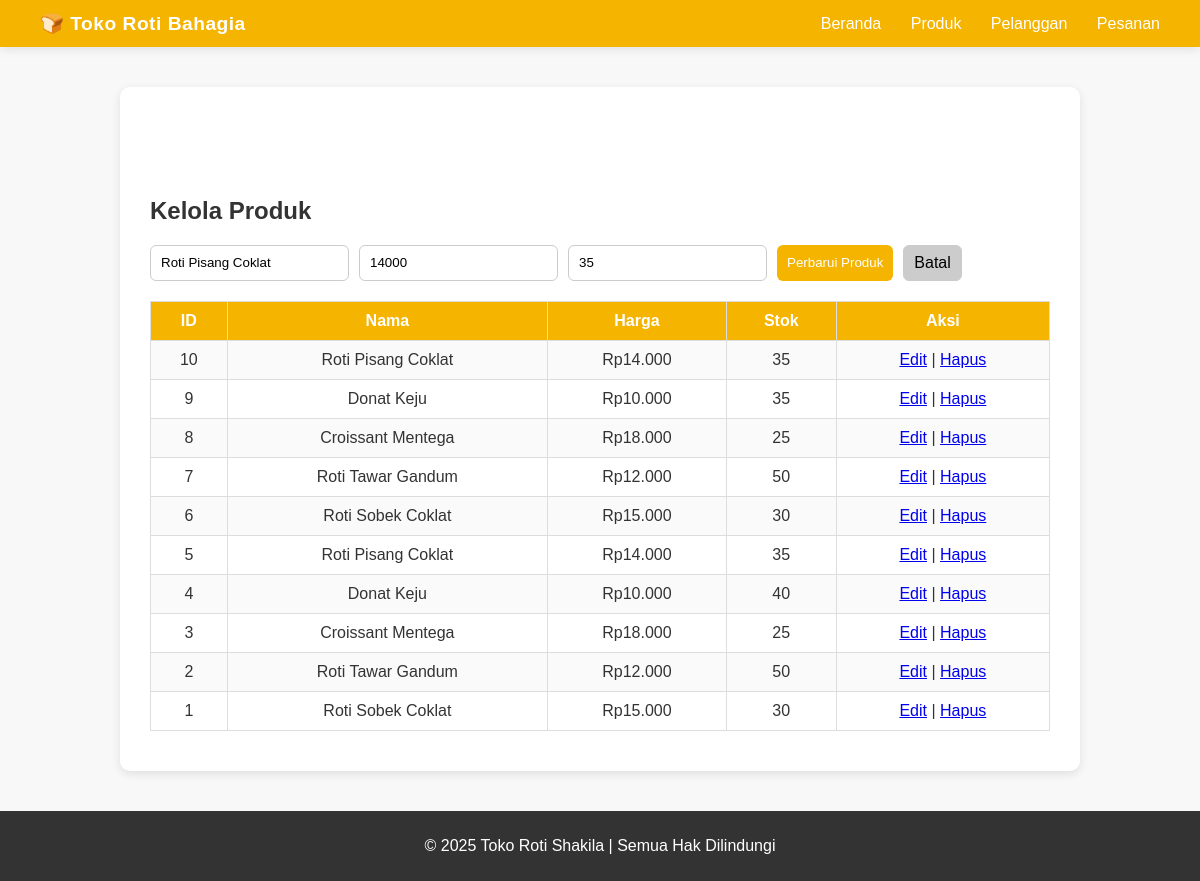
The app's page /?page=produk&edit=10 with its own data.
### tables this page shows
CREATE TABLE `produk` (
  `id_produk` int(11) NOT NULL,
  `nama_produk` varchar(100) NOT NULL,
  `harga` int(11) NOT NULL,
  `stok` int(11) DEFAULT 0
);

### config/db.php (called while the page is built, shortened)
<?php
class Database
{
    private $host = "localhost";
    private $username = "root";
    private $password = "";
    private $dbname = "toko_roti";
    public function __construct()
    {
        try {
            $this->conn = new PDO("mysql:host=$this->host;dbname=$this->dbname", $this->username, $this->password);
        } catch (PDOException $e) {
            echo "Connection failed: " . $e->getMessage();
        }
    }
}
?>

### class/Produk.php (called while the page is built, shortened)
<?php
require_once 'config/db.php';
class Produk
{
    private $db;
    public function __construct()
    {
        $this->db = (new Database())->conn;
    }
    public function getAllProduk()
    {
        $stmt = $this->db->query("SELECT * FROM produk ORDER BY id_produk DESC");
        return $stmt->fetchAll(PDO::FETCH_ASSOC);
    }
    public function getProdukById($id)
    {
        $stmt = $this->db->prepare("SELECT * FROM produk WHERE id_produk = ?");
        $stmt->execute([$id]);
        return $stmt->fetch(PDO::FETCH_ASSOC);
    }
}
?>

### view/produk.php (the view, shortened to what this page needs)
<?php
$data = $produk->getAllProduk();
$edit = isset($_GET['edit']) ? $produk->getProdukById($_GET['edit']) : null;
?>
<section>
    <h2>Kelola Produk</h2>
    <form method="POST">
        <input type="text" name="nama" placeholder="Nama Produk" required value="<?= $edit['nama_produk'] ?? '' ?>">
        <input type="number" name="harga" placeholder="Harga" required value="<?= $edit['harga'] ?? '' ?>">
        <input type="number" name="stok" placeholder="Stok" required value="<?= $edit['stok'] ?? '' ?>">
        <button type="submit" name="<?= $edit ? 'update' : 'add' ?>">
            <?= $edit ? 'Perbarui' : 'Tambah' ?> Produk
        </button>
        <?php if ($edit): ?>
            <a href="?page=produk" class="btn-cancel">Batal</a>
        <?php endif; ?>
    </form>
    <table>
        <tr>
            <th>ID</th>
            <th>Nama</th>
            <th>Harga</th>
            <th>Stok</th>
            <th>Aksi</th>
        </tr>
        <?php foreach ($data as $p): ?>
            <tr>
                <td><?= $p['id_produk'] ?></td>
                <td><?= $p['nama_produk'] ?></td>
                <td>Rp<?= number_format($p['harga'], 0, ',', '.') ?></td>
                <td><?= $p['stok'] ?></td>
                <td>
                    <a href="?page=produk&edit=<?= $p['id_produk'] ?>">Edit</a> |
                    <a href="?page=produk&delete=<?= $p['id_produk'] ?>"
                        onclick="return confirm('Hapus produk ini?')">Hapus</a>
                </td>
            </tr>
        <?php endforeach; ?>
    </table>
</section>

### style.css (style rules this page uses)
body { font-family: 'Poppins', sans-serif; margin: 0; background: #f8f8f8; color: #333; }
body { margin: 0; font-family: 'Poppins', sans-serif; background: #f8f8f8; color: #333; }
table { width: 100%; border-collapse: collapse; margin-top: 15px; }
th, td { border: 1px solid #ddd; padding: 10px; text-align: center; }
th { background: #f4b400; color: white; }
tr:nth-child(even) { background: #fafafa; }
form { margin-bottom: 20px; display: flex; gap: 10px; flex-wrap: wrap; }
form input, form select, form button, .btn-cancel { padding: 8px 10px; border: 1px solid #ccc; border-radius: 6px; font-family: inherit; }
form button { background: #f4b400; color: white; border: none; cursor: pointer; }
.btn-cancel { background: #ccc; text-decoration: none; color: black; }

### records on screen
produk: nama "Roti Pisang Coklat", harga "14000", stok "35", id_produk "10", nama_produk "Roti Pisang Coklat", harga "14.000"
produk: id_produk "9", nama_produk "Donat Keju", harga "10.000", stok "35"
produk: id_produk "8", nama_produk "Croissant Mentega", harga "18.000", stok "25"
produk: id_produk "7", nama_produk "Roti Tawar Gandum", harga "12.000", stok "50"
produk: id_produk "6", nama_produk "Roti Sobek Coklat", harga "15.000", stok "30"
produk: id_produk "5", nama_produk "Roti Pisang Coklat", harga "14.000", stok "35"
produk: id_produk "4", nama_produk "Donat Keju", harga "10.000", stok "40"
produk: id_produk "3", nama_produk "Croissant Mentega", harga "18.000", stok "25"
produk: id_produk "2", nama_produk "Roti Tawar Gandum", harga "12.000", stok "50"
produk: id_produk "1", nama_produk "Roti Sobek Coklat", harga "15.000", stok "30"
